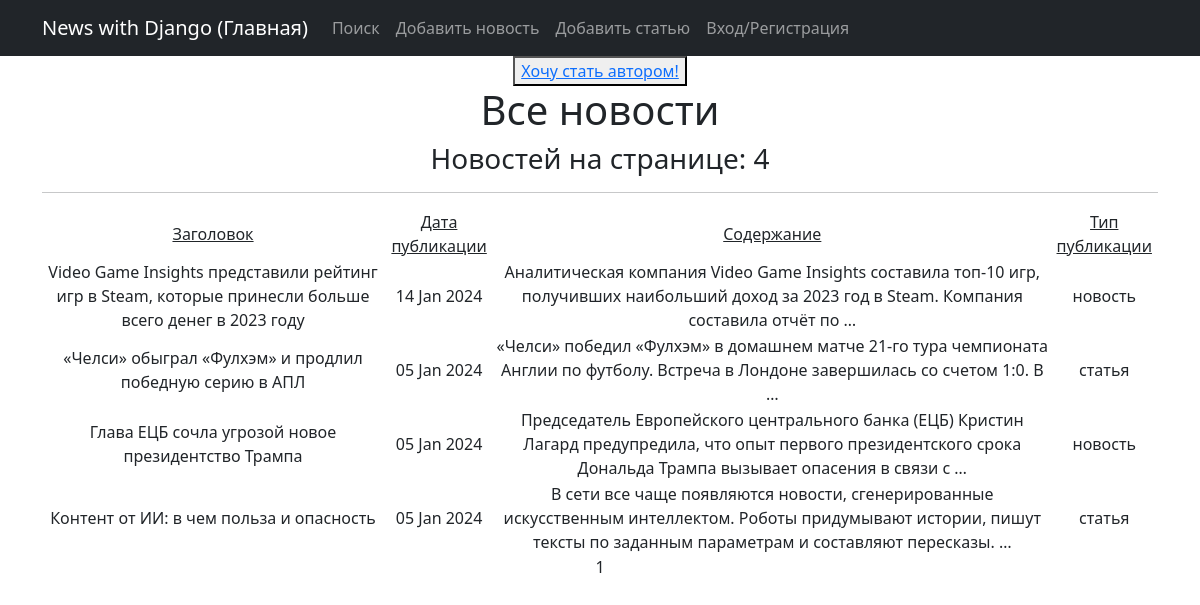
The page /newsportal/ on the database as committed earlier.
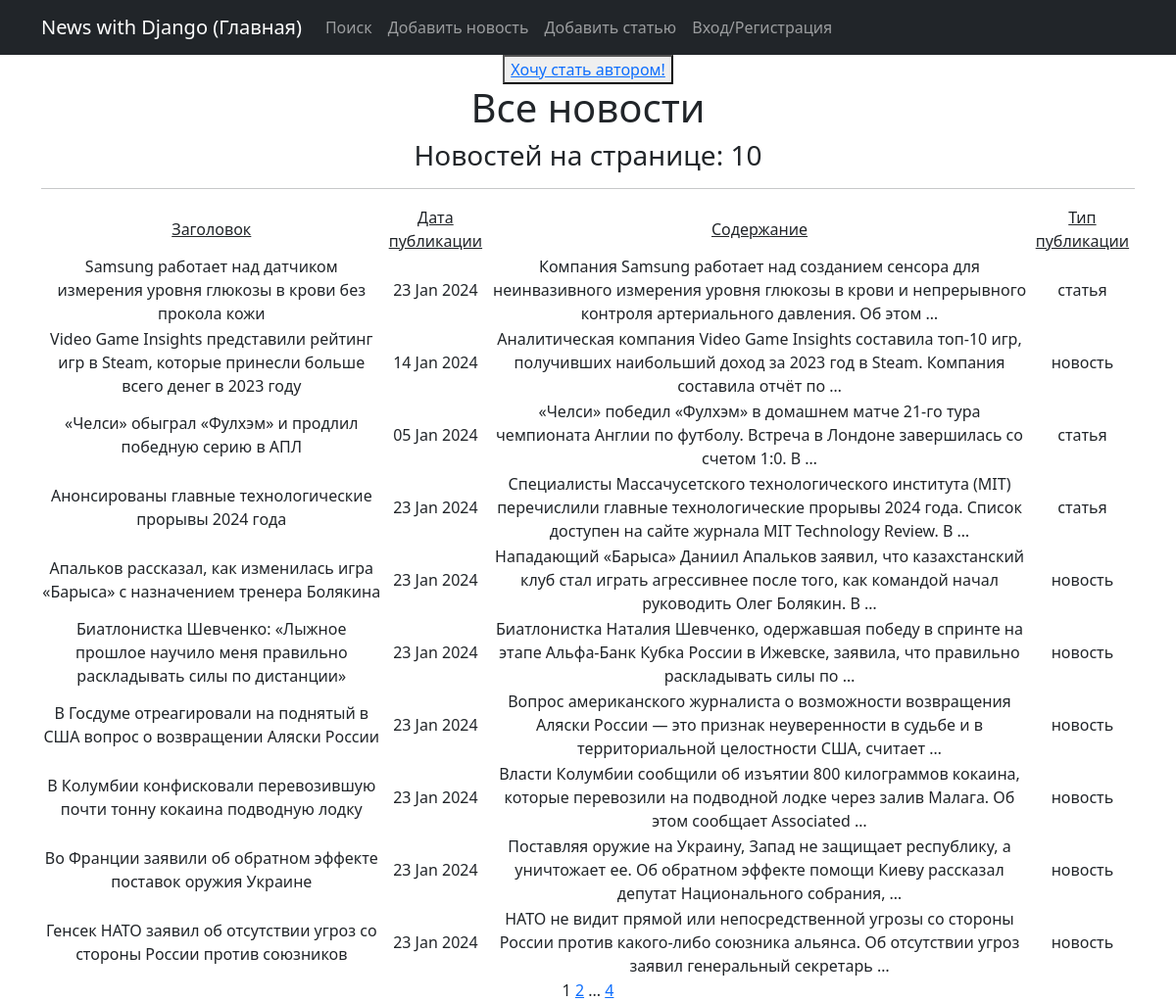
The same page on the database as committed later.
### news/models.py (models this page shows, shortened)
class Post(models.Model):
    article = 'A'
    news = 'N'
    CHOISE = [
        (article, 'статья'),
        (news, 'новость')
    ]
    authorship = models.ForeignKey(Author, on_delete = models.CASCADE)
    type = models.CharField(max_length=1, choices=CHOISE, default=news)
    publication_time = models.DateTimeField(auto_now_add=True)
    category = models.ManyToManyField(Category, through='Post_Category')
    title = models.CharField(default='Здесь должен быть заголовок', max_length=225)
    text = models.TextField(default='Здесь должен быть текст')
    rating = models.IntegerField(default=0)

### news/views.py (the view)
# urls.py: path('', PostList.as_view(), name='post_list'),
class PostList(ListView, LoginRequiredMixin):
    model = Post
    ordering = 'title'
    template_name = 'posts.html'
    context_object_name = 'posts'
    paginate_by = 10
    def get_context_data(self, **kwargs):
        context = super().get_context_data(**kwargs)
        context['is_not_author'] = not self.request.user.groups.filter(name = 'Authors').exists()
        return context

### news/templatetags/custom_filters.py (called while the page is built)
@register.simple_tag(takes_context=True)
def url_replace(context, **kwargs):
   d = context['request'].GET.copy()
   for k, v in kwargs.items():
       d[k] = v
   return d.urlencode()

### templates/posts.html (shortened to what this page needs)
{% extends 'flatpages/default.html' %}
{% load custom_filters %}
{% block content %}
{% if is_not_author %}
<button> <a href="upgrade/"> Хочу стать автором!</a> </button>
{% endif %}
<h1>Все новости</h1>
   <h3>Новостей на странице: {{posts | length }}</h3>
   <hr>
       <table>
           <td><u>Заголовок</u></td>
           <td><u>Дата публикации</u></td>
           <td><u>Содержание</u></td>
           <td><u>Тип публикации</u></td>
           {% for post in posts %}
           <tr>
               <td>{{ post.title }}</td>
               <td>{{ post.publication_time |date:'d M Y' }}</td>
               <td>{{ post.text | truncatewords:20 | censor }}</td>
               <td>{{ post.get_type_display }}</td>
           </tr>
           {% endfor %}
       </table>
   {{ page_obj.number }}
   {% if page_obj.has_next %}
       <a href="?{% url_replace page=page_obj.next_page_number %}">{{ page_obj.next_page_number }}</a>
       {% if paginator.num_pages != page_obj.next_page_number %}
           ...
           <a href="?{% url_replace page=page_obj.paginator.num_pages %}">{{ page_obj.paginator.num_pages }}</a>
       {% endif %}
   {% endif %}
{% endblock content %}

Rows that differ between the two databases and show on the page:
no longer on this page (row unchanged): Post: title "Глава ЕЦБ сочла угрозой новое президентство Трампа", publication_time "05 Jan 2024", text|censor "Председатель Европейского центрального банка (ЕЦБ) Кристин Лагард предупредила, что опыт первого президентского срока Дональда Трампа вызывает опасения в связи с …", type "новость"
no longer on this page (row unchanged): Post: title "Контент от ИИ: в чем польза и опасность", publication_time "05 Jan 2024", text|censor "В сети все чаще появляются новости, сгенерированные искусственным интеллектом. Роботы придумывают истории, пишут тексты по заданным параметрам и составляют пересказы. …", type "статья"
added Post: title "Samsung работает над датчиком измерения уровня глюкозы в крови без прокола кожи", publication_time "23 Jan 2024", text|censor "Компания Samsung работает над созданием сенсора для неинвазивного измерения уровня глюкозы в крови и непрерывного контроля артериального давления. Об этом …", type "статья"
added Post: title "Анонсированы главные технологические прорывы 2024 года", publication_time "23 Jan 2024", text|censor "Специалисты Массачусетского технологического института (MIT) перечислили главные технологические прорывы 2024 года. Список доступен на сайте журнала MIT Technology Review. В …", type "статья"
added Post: title "Апальков рассказал, как изменилась игра «Барыса» с назначением тренера Болякина", publication_time "23 Jan 2024", text|censor "Нападающий «Барыса» Даниил Апальков заявил, что казахстанский клуб стал играть агрессивнее после того, как командой начал руководить Олег Болякин. В …", type "новость"
added Post: title "Биатлонистка Шевченко: «Лыжное прошлое научило меня правильно раскладывать силы по дистанции»", publication_time "23 Jan 2024", text|censor "Биатлонистка Наталия Шевченко, одержавшая победу в спринте на этапе Альфа‑Банк Кубка России в Ижевске, заявила, что правильно раскладывать силы по …", type "новость"
added Post: title "В Госдуме отреагировали на поднятый в США вопрос о возвращении Аляски России", publication_time "23 Jan 2024", text|censor "Вопрос американского журналиста о возможности возвращения Аляски России — это признак неуверенности в судьбе и в территориальной целостности США, считает …", type "новость"
added Post: title "В Колумбии конфисковали перевозившую почти тонну кокаина подводную лодку", publication_time "23 Jan 2024", text|censor "Власти Колумбии сообщили об изъятии 800 килограммов кокаина, которые перевозили на подводной лодке через залив Малага. Об этом сообщает Associated …", type "новость"
added Post: title "Во Франции заявили об обратном эффекте поставок оружия Украине", publication_time "23 Jan 2024", text|censor "Поставляя оружие на Украину, Запад не защищает республику, а уничтожает ее. Об обратном эффекте помощи Киеву рассказал депутат Национального собрания, …", type "новость"
added Post: title "Генсек НАТО заявил об отсутствии угроз со стороны России против союзников", publication_time "23 Jan 2024", text|censor "НАТО не видит прямой или непосредственной угрозы со стороны России против какого-либо союзника альянса. Об отсутствии угроз заявил генеральный секретарь …", type "новость"
Other text that changed with them:
{{ posts | length }}: "4" → "10"
{{ page_obj.next_page_number }}: (not shown) → "2"
{{ page_obj.paginator.num_pages }}: (not shown) → "4"
